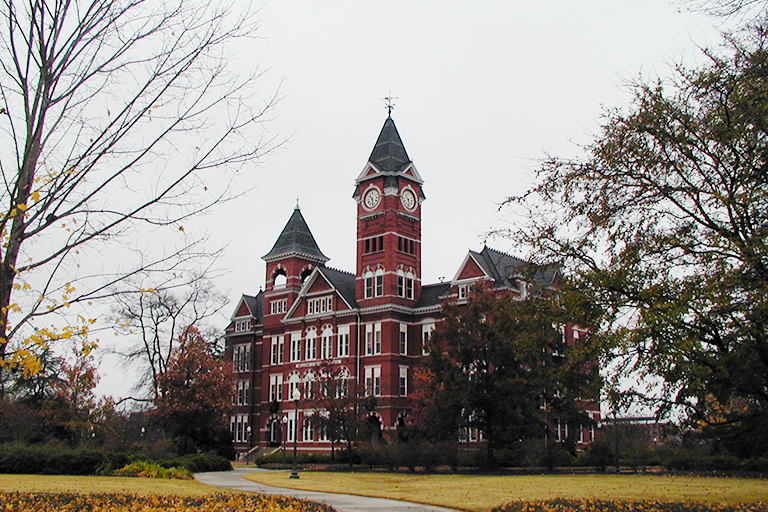
%> input picture code/test_images/samford.png, 768 x 512 px
$ octave testing.m   (GNU Octave 9; MATLAB toolbox functions it lacks are replaced by stand-ins)
%> lines starting %> are read from the running program, lines starting %| are printed output that depends on the picture
### code/SR_CBM3D.m
% File: SR_CBM3D.m
%
% - Implements the super-resolution algorithm based on (C)BM3D, as in the paper
%   https://github.com/jwd0023/ELEC_7450/blob/master/papers/egiazarian_super_resolution_with_bm3d.pdf.


% Function: SR_CMB3D
%
% - Main function that implements the super-resolution algorithm.
%
% - Arguments:
%
%     - required
%         - input_image:     original (possibly noisy) input image
%         - scale:           scaling/upsampling ratio
%         - sigma:           sigma of additive white gaussian noise
%
%     - optional
%         - beta:            parameter used in stage 2 of algorithm       - default 1.75 (see paper)
%         - max_iterations:  limit number of iterations                   - default 40
%         - show_iterations: display updated output estimate at each step - default 1
%
function upsampled_image = SR_CBM3D(input_image, scale, sigma, beta, max_iterations)

    % Convert input image to double.
    input_image = double(input_image)/255;

    % Denoise the input image using CBM3D before upsampling (may not be needed).
    [~, filtered_input] = CBM3D(1, input_image, sigma);

    % Make initial estimate using bicubic interpolation.
    upsampled_image = imresize(filtered_input, scale, 'bicubic');

    % Set default values for optional parameters if they are not input.
    if (exist('beta') ~= 1)
        beta = 1.75;
    end

    if (exist('max_iterations') ~= 1)
        max_iterations = 40;
    end

    % Main loop that performs the main portion of the algorithm.
    for i = 1:max_iterations

        % Stage 1 - Apply CMB3D to current iterate.
        [~,upsampled_image] = CBM3D(1, upsampled_image, sigma);

        % Stage 2 - Next iterate is current iterate, plus the weighted, upsampled
        %           difference between the original image and the downscaled version
        %           of the current iterate.
        downsampled_iterate = imresize(upsampled_image, 1/scale, 'bicubic');
        upsampled_image = upsampled_image + beta*imresize(filtered_input - downsampled_iterate, scale, 'bicubic');

    end

end

### code/testing.m
close all; clear;

% Run tests with same parameters.
scale = 2;
beta = 1.75;
max_iterations = 5;
sigma = 10;
noise = 30;

% Samford.
make_plots('test_images/samford.png',   ...
           scale,                       ...
           beta,                        ...
           max_iterations,              ...
           sigma,                       ...
           noise);
% [26 lines not run here, left out]
function make_plots(input_image, scale, beta, max_iterations, sigma, noise)
%> called with input_image = 'test_images/samford.png', scale = 2, beta = 1.75, max_iterations = 5, sigma = 10, noise = 30

    hr_test = double(imread(input_image));
    lr_test = imresize(hr_test, 1/scale, 'bicubic');
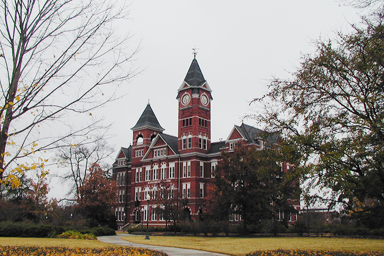
%> lr_test: size 256x384x3 double; mean R, G, B 147.4, 141.9, 136.3; drawn with min black and max white
    lr_test_noisy = lr_test + noise*rand(size(lr_test));

    % Test bicubic and SR_CBM3D interpolation.
    bicubic_interp_noisy = uint8(imresize(lr_test_noisy, scale, 'bicubic'));
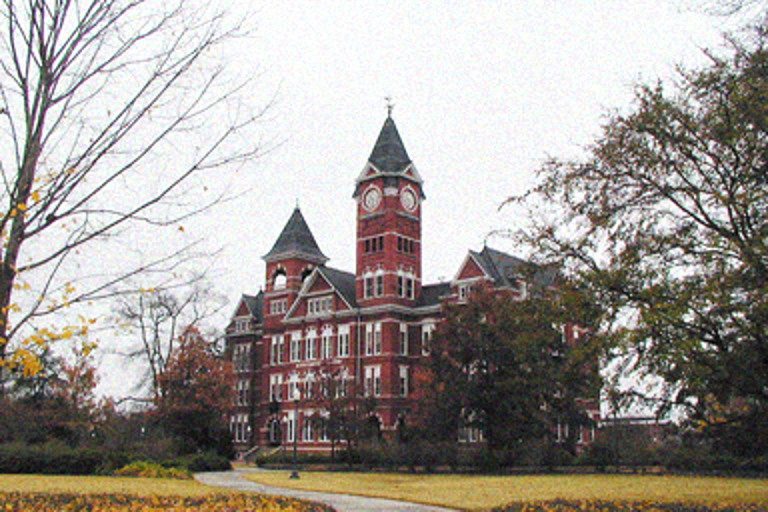
%> bicubic_interp_noisy: size 512x768x3 uint8; mean R, G, B 162.1, 156.6, 150.8
    bm3d_interp_noisy = uint8(255 * SR_CBM3D(lr_test_noisy, scale, sigma, beta, max_iterations));
%> the run ends on the next line
%> the run ends on the next line

    bicubic_interp = uint8(imresize(lr_test, scale, 'bicubic'));
    bm3d_interp = uint8(255 * SR_CBM3D(lr_test, scale, .1, beta, max_iterations));

    upsampled_original_bm3d = uint8(255 * SR_CBM3D(hr_test, scale, .1, beta, max_iterations));
    upsampled_original_bicubic = uint8(imresize(hr_test, scale, 'bicubic'));

    % Display the original HR image, LR image, bicubic upsampling, and SR_CBM3D output.
    fig = figure; imagesc(uint8(hr_test));
    title('Original Image'); drawnow; axis off;

    figure; imagesc(uint8(upsampled_original_bm3d));
    title('Upsampled Original Image (SR\_CBM3D)'); drawnow; axis off;

    figure; imagesc(uint8(upsampled_original_bicubic));
    title('Upsampled Original Image (bicubic)'); drawnow; axis off;

    figure; imagesc(uint8(lr_test_noisy));
    title('Noisy Image'); drawnow; axis off;

    figure; imagesc(bicubic_interp_noisy);
    title(['Bicubic Interpolation (with noise) - PSNR: ', ...
            num2str(psnr(bicubic_interp_noisy, uint8(hr_test))), ...
            ' - SSIM: ', num2str(ssim(bicubic_interp_noisy, uint8(hr_test)))]);
    drawnow; axis off;

    figure; imagesc(bm3d_interp_noisy);
    title(['SR\_CBM3D Interpolation (with noise) - PNSR: ', ...
            num2str(psnr(bm3d_interp_noisy, uint8(hr_test))), ...
            ' - SSIM: ', num2str(ssim(bm3d_interp_noisy, uint8(hr_test)))]);
    drawnow; axis off;

    figure; imagesc(bicubic_interp);
    title(['Bicubic Interpolation (no noise) - PSNR: ', ...
            num2str(psnr(bicubic_interp, uint8(hr_test))), ...
            ' - SSIM: ', num2str(ssim(bicubic_interp, uint8(hr_test)))]);
    drawnow; axis off;

    figure; imagesc(bm3d_interp);
    title(['SR\_CBM3D Interpolation (no noise) - PNSR: ', ...
            num2str(psnr(bm3d_interp, uint8(hr_test))), ...
            ' - SSIM: ', num2str(ssim(bm3d_interp, uint8(hr_test)))]);
    drawnow; axis off;

end

$ run again, with code/test_images/test_bw.PNG copied over code/test_images/samford.png
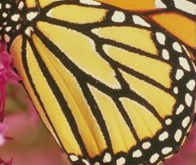
%> input picture code/test_images/test_bw.PNG, 196 x 165 px
%> in make_plots, `lr_test = imresize(hr_test, 1/scale, 'bicubic');`:
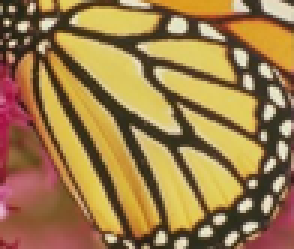
%> lr_test: size 83x98x3 double (shown 3 times larger); mean R, G, B 158.6, 125.6, 74.8
%> in make_plots, `bicubic_interp_noisy = uint8(imresize(lr_test_noisy, scale, 'bicubic'));`:
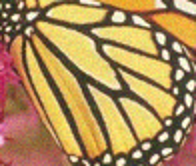
%> bicubic_interp_noisy: size 166x196x3 uint8; mean R, G, B 173.7, 140.5, 89.7
